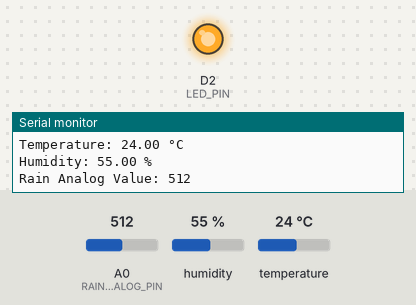
This sketch was run on a simulated ESP8266 (NodeMCU). Shown: output pins drawn as LEDs (lit = HIGH), the last lines printed to the serial monitor. Inputs (shaded band) come from the test bench; at power-on: A0 (RAIN_ANALOG_PIN) = 512, humidity 55 %, temperature 24 °C. WiFi joins after 1.5 s; servers stay silent unless stated.

Above: at 5.2 s.
5.3 s: A0 (RAIN_ANALOG_PIN) set to 789
7.0 s: A0 (RAIN_ANALOG_PIN) set to 808
At 8.5 s:
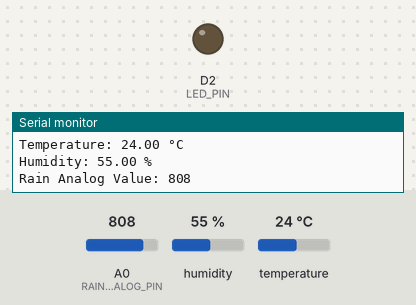
9.3 s: A0 (RAIN_ANALOG_PIN) set to 790
At 11.0 s:
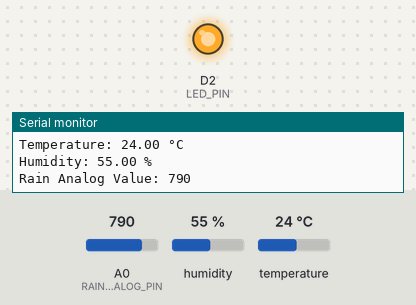
Timing chart, 0 to 12.5 s (numbered marks = the images above; inputs shaded):
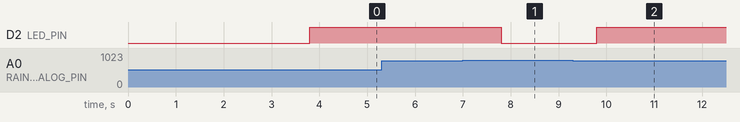

Measured:
- the behaviour switches between 799 and 800 on A0 (RAIN_ANALOG_PIN) (found by bisection; images 0 and 1)
- after the input at 7.0 s, D2 (LED_PIN): HIGH → LOW after 0.80 s
- after the input at 9.3 s, D2 (LED_PIN): LOW → HIGH after 0.50 s

The sketch:

weather_station_esp8266.ino
```cpp
#define BLYNK_TEMPLATE_ID ""
#define BLYNK_TEMPLATE_NAME ""
#define BLYNK_AUTH_TOKEN ""
#include <Adafruit_Sensor.h>
#include <DHT.h>
#include <DHT_U.h>
#include <BlynkSimpleEsp8266.h>

// Blynk credentials
char auth[] = BLYNK_AUTH_TOKEN;   // Replace with your Blynk Auth Token
char ssid[] = "";    // Replace with your WiFi SSID
char pass[] = ""; // Replace with your WiFi Password

// Pin Definitions
#define DHT_PIN D3         // DHT sensor data pin
#define LED_PIN D2         // LED pin
#define RAIN_ANALOG_PIN A0 // Raindrop sensor analog pin

// DHT Sensor Type
#define DHT_TYPE DHT22     // Change to DHT11 if using DHT11

// Initialize DHT sensor
DHT dht(DHT_PIN, DHT_TYPE);

BlynkTimer timer; // Timer for sending data to Blynk

void setup() {
  // Start Serial Monitor
  Serial.begin(115200);

  // Initialize pins
  pinMode(LED_PIN, OUTPUT); // LED output
  dht.begin();              // Start DHT sensor

  // Connect to Blynk
  Blynk.begin(auth, ssid, pass);

  // Set up a timer to send data every 2 seconds
  timer.setInterval(2000L, sendToBlynk);

  Serial.println("Setup Complete! Monitoring Rain and Temperature...");
}

// Function to send data to Blynk
void sendToBlynk() {
  // Read rain sensor (analog)
  int rainAnalog = analogRead(RAIN_ANALOG_PIN);

  // Determine rain status and control LED
  if (rainAnalog < 800) { // Threshold for rain detection
    digitalWrite(LED_PIN, HIGH); // Turn ON LED
    Blynk.virtualWrite(V0, "Rain Detected");
  } else {
    digitalWrite(LED_PIN, LOW);  // Turn OFF LED
    Blynk.virtualWrite(V0, "No Rain");
  }

  // Read DHT sensor
  float temperature = dht.readTemperature(); // Read temperature (Celsius)
  float humidity = dht.readHumidity();       // Read humidity (%)

  // Check if readings are valid
  if (!isnan(temperature) && !isnan(humidity)) {
    // Send temperature and humidity to Blynk
    Blynk.virtualWrite(V1, temperature); // Virtual Pin V1 for Temperature
    Blynk.virtualWrite(V2, humidity);    // Virtual Pin V2 for Humidity

    // Print readings to Serial Monitor
    Serial.print("Temperature: ");
    Serial.print(temperature);
    Serial.println(" °C");

    Serial.print("Humidity: ");
    Serial.print(humidity);
    Serial.println(" %");
  } else {
    Serial.println("Failed to read from DHT sensor!");
  }

  // Print rain intensity to Serial Monitor
  Serial.print("Rain Analog Value: ");
  Serial.println(rainAnalog);
}

void loop() {
  Blynk.run(); // Run Blynk
  timer.run(); // Run timer
}
```
